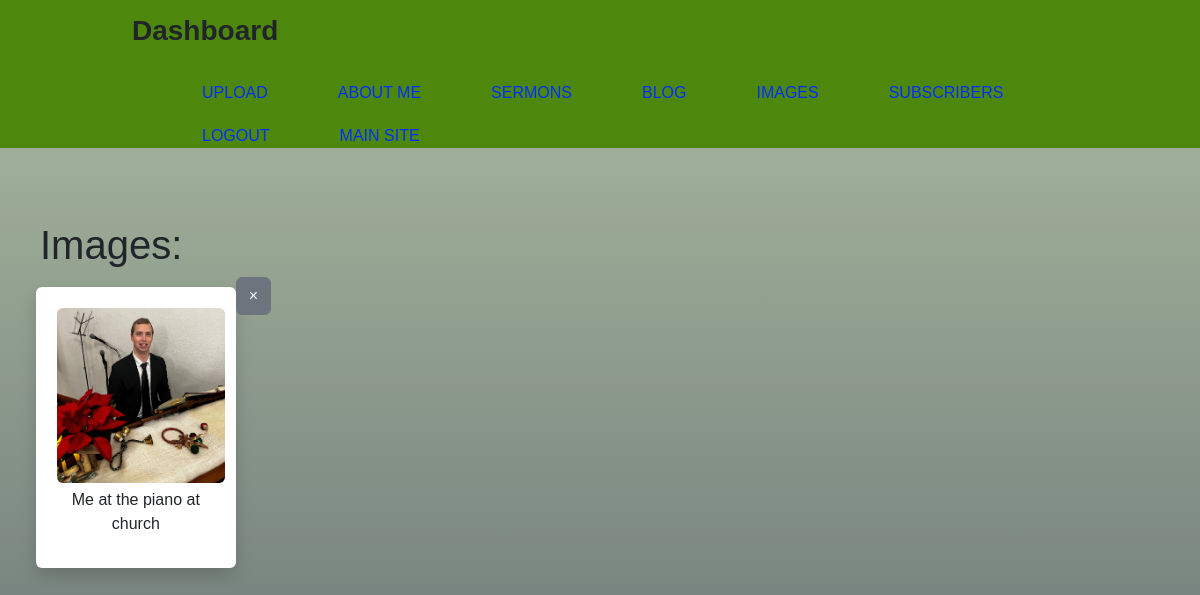
Page /dash-images (signed in) on the committed database.
### website/models.py (models this page shows)
class Pic(db.Model):
    id = db.Column(db.Integer, primary_key=True)
    pic = db.Column(db.String(500), nullable=False)
    caption = db.Column(db.String(250), nullable=False)
    date_created = db.Column(db.DateTime, default=func.now())

### website/auth.py (the view)
@auth.route('/dash-images', methods=['GET', 'POST'])
@login_required
def dash_images():
    title = "Dash Images"
    image_list = Pic.query.order_by(desc(Pic.id))
    return render_template('dash_images.html', title=title, image_list=image_list)

### website/templates/dash_images.html
{% extends 'dash_base.html' %} {% block title %} {{title}} {% endblock %} {% block content %}
<h1>Images:</h1>
<div class="picContainer">
        {% for image in image_list %}
    <div id=images class="shadow p-3 mb-5 bg-body rounded">
            <figure class="figure">
            <img src="{{ url_for('static', filename='images/' +
            image.pic)}}" class="figure-img img-fluid rounded" id="image">
                <figcaption class="figure-caption-color: black" id="caption">{{ image.caption }}</figcaption>
    </div>
                <button type="button" class="btn btn-secondary" id="imageDeleteButton" onClick="deleteImages({{ image.id }})">
                    <span aria-hidden="true">&times;</span>
                </button>
        {% endfor %}
</div>
{% endblock %}

### website/static/css/dash1.css (style rules this page uses)
html { background: linear-gradient(rgb(172, 188, 160), rgb(104, 115, 118)); background-repeat: no-repeat; background-position: center; background-size: cover; background-attachment: fixed; margin: 0px; font-family: 'Arial', 'Times New Roman', sans-serif; font-weight: 300; }
body { background: linear-gradient(rgb(172, 188, 160), rgb(104, 115, 118)); background-repeat: no-repeat; background-position: center; background-size: cover; background-attachment: fixed; margin: 0px; font-family: 'Arial', 'Times New Roman', sans-serif; font-weight: 300; }
h1 { padding-top: 25px; padding-left: 40px; }
.picContainer { margin-left: 2.15%; display: flex; flex-wrap: wrap; height: 100%; align-items: flex-start; }
#images { text-align: center; width: 200px; margin: 10px; }
figure.figure { height: 93%; width: 100%; }
#image { height: 100%; width: 100%; margin: 5px; }
#caption { text-align: center; }
#imageDeleteButton { margin-right: 15px; margin-left: -10px; }

### rows in the picture
Pic: pic (picture), caption "Me at the piano at church"
